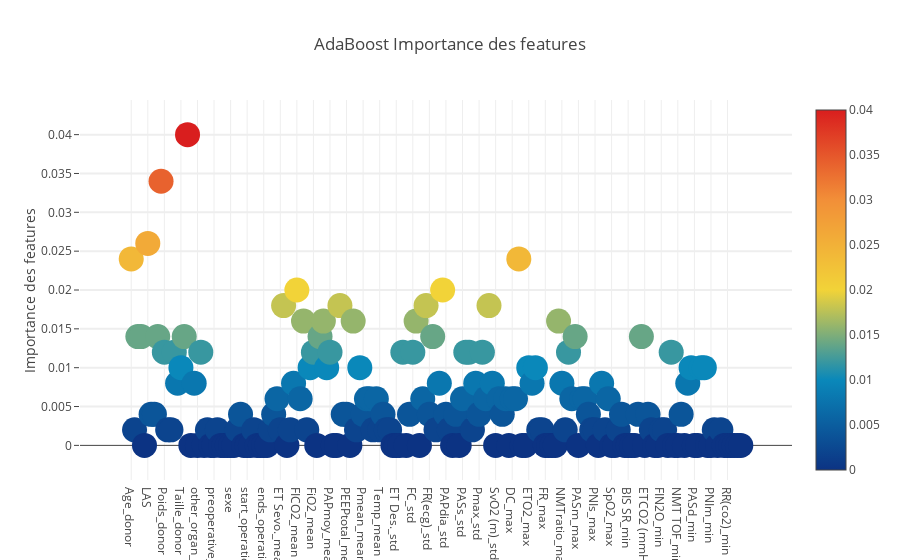

The cell this chart's notebook holds for it:
### Code cell
trace = go.Scatter(
    y=feature_dataframe['AdaBoost Importance des features'].values,
    x=feature_dataframe['features'].values,
    mode='markers',
    marker=dict(
        sizemode='diameter',
        sizeref=1,
        size=25,
        color=feature_dataframe['AdaBoost Importance des features'].values,
        colorscale='Portland',
        showscale=True
    ),
    text=feature_dataframe['features'].values
)
data = [trace]

layout = go.Layout(
    autosize=True,
    title='AdaBoost Importance des features',
    hovermode='closest',
    yaxis=dict(
        title='Importance des features',
        ticklen=5,
        gridwidth=2
    ),
    showlegend=False
)
fig = go.Figure(data=data, layout=layout)
py.iplot(fig, filename='scatter2010')

### Figure 1 — Plotly figure (JSON) as saved in the notebook; plotly's stock layout.template omitted (floating-point values rounded to 4 significant figures; data arrays with more than 128 entries replaced by an {"elided": "..."} marker saying what was removed)
{"data": [{"marker": {"color": {"elided": "185 float values"}, "colorscale": "Portland", "showscale": true, "size": 25, "sizemode": "diameter", "sizeref": 1}, "mode": "markers", "text": {"elided": "185 str values"}, "type": "scatter", "uid": "e55e292e-0235-11e9-80e4-6002921757e3", "x": {"elided": "185 str values"}, "y": {"elided": "185 float values"}}], "layout": {"autosize": true, "hovermode": "closest", "showlegend": false, "title": "AdaBoost Importance des features", "yaxis": {"gridwidth": 2, "ticklen": 5, "title": "Importance des features"}}}
